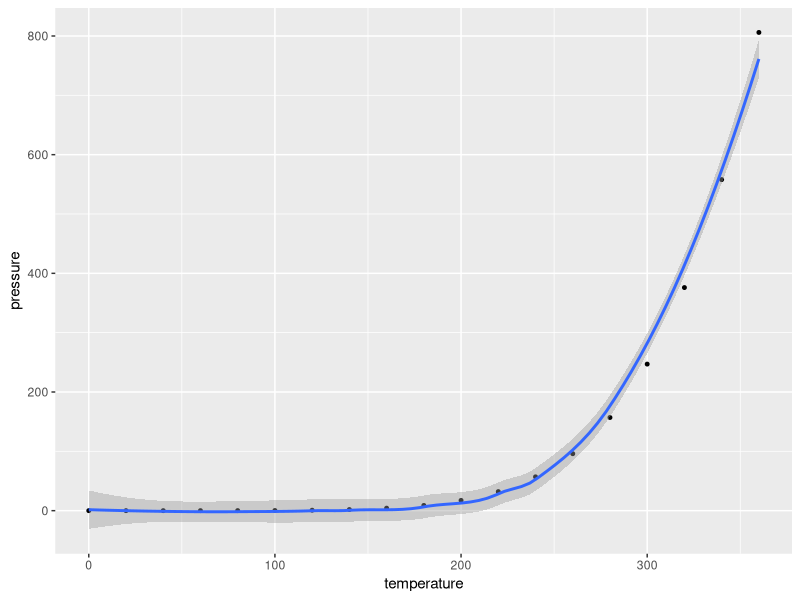

Write R code to recreate this figure.
## ---- chunk 1
knitr::opts_chunk$set(echo = FALSE)
library(tidyverse)
library(lubridate)

## ---- chunk 2
summary(cars)
## ---- chunk 3
pressure%>%
  ggplot(aes(x=temperature, y=pressure)) + 
  geom_point(size=1) +
  stat_smooth()
